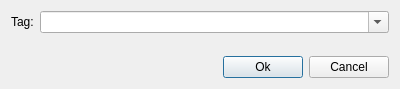
<?xml version="1.0" encoding="UTF-8"?>
<ui version="4.0">
 <class>Dialog</class>
 <widget class="QDialog" name="Dialog">
  <property name="geometry">
   <rect>
    <x>0</x>
    <y>0</y>
    <width>400</width>
    <height>89</height>
   </rect>
  </property>
  <property name="windowTitle">
   <string>Add Tag</string>
  </property>
  <layout class="QVBoxLayout" name="verticalLayout">
   <item>
    <layout class="QFormLayout" name="formLayout">
     <property name="fieldGrowthPolicy">
      <enum>QFormLayout::AllNonFixedFieldsGrow</enum>
     </property>
     <item row="0" column="0">
      <widget class="QLabel" name="label">
       <property name="text">
        <string>Tag:</string>
       </property>
      </widget>
     </item>
     <item row="0" column="1">
      <widget class="QComboBox" name="tag_name">
       <property name="editable">
        <bool>true</bool>
       </property>
      </widget>
     </item>
    </layout>
   </item>
   <item>
    <spacer name="verticalSpacer">
     <property name="orientation">
      <enum>Qt::Vertical</enum>
     </property>
     <property name="sizeHint" stdset="0">
      <size>
       <width>20</width>
       <height>40</height>
      </size>
     </property>
    </spacer>
   </item>
   <item>
    <layout class="QHBoxLayout" name="horizontalLayout">
     <item>
      <spacer name="horizontalSpacer">
       <property name="orientation">
        <enum>Qt::Horizontal</enum>
       </property>
       <property name="sizeHint" stdset="0">
        <size>
         <width>40</width>
         <height>20</height>
        </size>
       </property>
      </spacer>
     </item>
     <item>
      <widget class="QPushButton" name="ok">
       <property name="text">
        <string>Ok</string>
       </property>
      </widget>
     </item>
     <item>
      <widget class="QPushButton" name="cancel">
       <property name="text">
        <string>Cancel</string>
       </property>
      </widget>
     </item>
    </layout>
   </item>
  </layout>
 </widget>
 <resources/>
 <connections>
  <connection>
   <sender>cancel</sender>
   <signal>clicked()</signal>
   <receiver>Dialog</receiver>
   <slot>reject()</slot>
   <hints>
    <hint type="sourcelabel">
     <x>248</x>
     <y>294</y>
    </hint>
    <hint type="destinationlabel">
     <x>219</x>
     <y>282</y>
    </hint>
   </hints>
  </connection>
  <connection>
   <sender>ok</sender>
   <signal>clicked()</signal>
   <receiver>Dialog</receiver>
   <slot>accept()</slot>
   <hints>
    <hint type="sourcelabel">
     <x>256</x>
     <y>97</y>
    </hint>
    <hint type="destinationlabel">
     <x>199</x>
     <y>60</y>
    </hint>
   </hints>
  </connection>
 </connections>
</ui>
